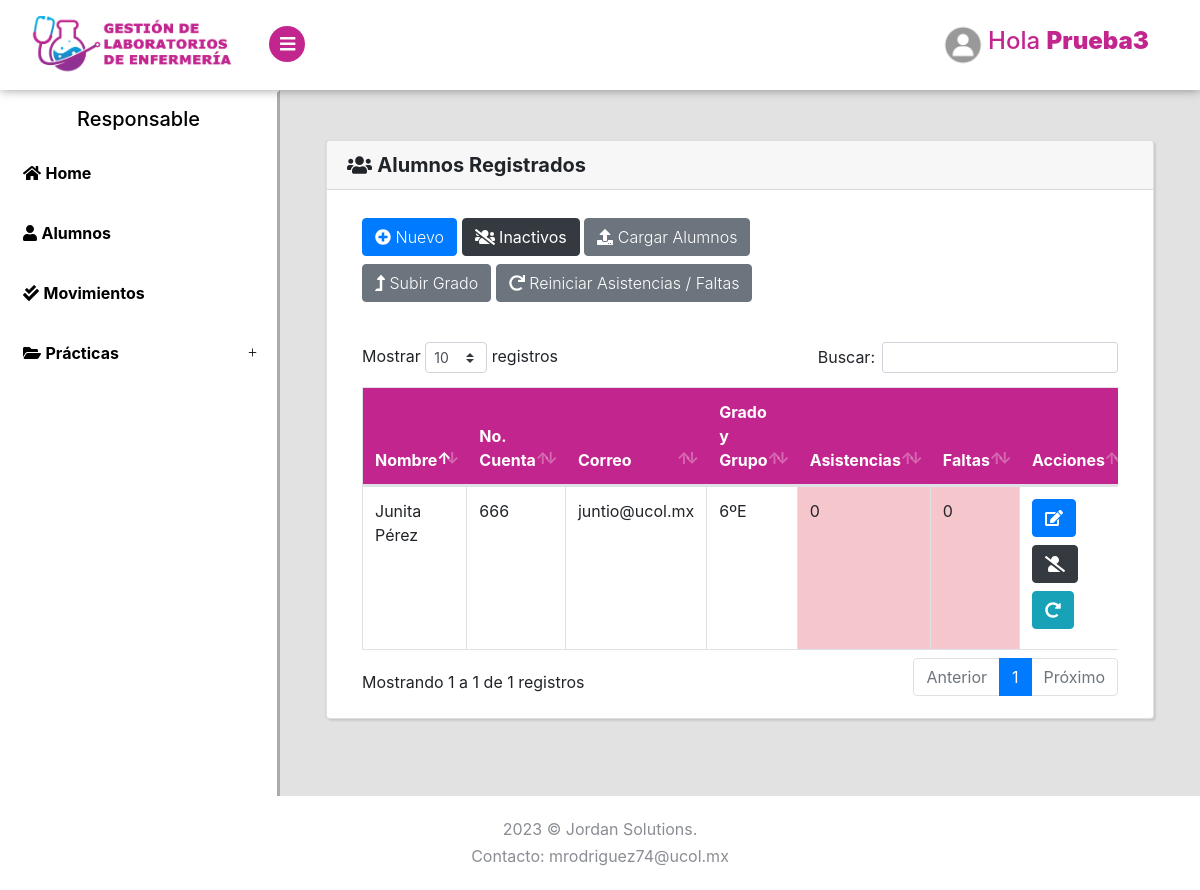
Before: /Alumnos/Listar (signed in) with the older database file.
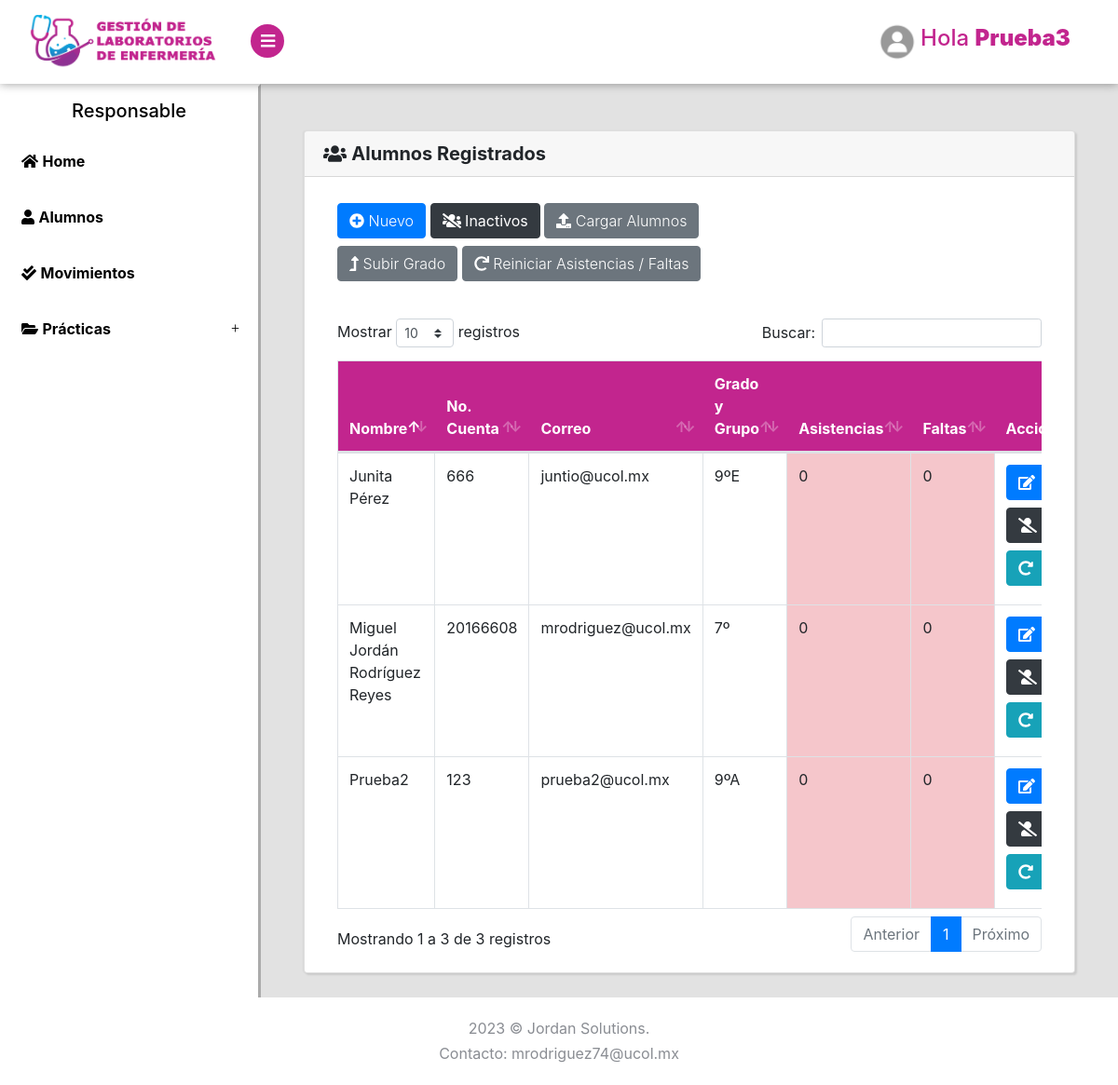
After: the same page with the newer database file.
### tables this page shows
CREATE TABLE `alumnos` (
  `id` int(11) NOT NULL,
  `usuario` varchar(20) NOT NULL,
  `nombre` varchar(100) NOT NULL,
  `correo` varchar(100) NOT NULL,
  `grado` int(2) NOT NULL,
  `grupo` varchar(10) NOT NULL,
  `asistencias` int(3) NOT NULL DEFAULT 0,
  `faltas` int(3) NOT NULL DEFAULT 0,
  `rol` int(2) NOT NULL DEFAULT 1,
  `clave` varchar(150) NOT NULL,
  `estado` tinyint(4) NOT NULL DEFAULT 1,
  `perfil` varchar(150) NOT NULL DEFAULT 'perfil.jpg'
);

### index.php (called while the page is built, shortened)
<?php
require_once("Helpers/Helpers.php");
$url = isset($_GET['url']) ? $_GET['url'] : "Login/login";
$arrUrl = explode("/", $url);
$controller = $arrUrl[0];
$methop = $arrUrl[0];
if (isset($arrUrl[1])) {
    if ($arrUrl[1] != "") {
        $methop = $arrUrl[1];
    }
}
require_once("Libraries/Core/Load.php");
?>

### Libraries/Core/Controllers.php (called while the page is built, shortened)
<?php
class Controllers{
    public function loadModel()
    {
        $model = get_class($this)."Model";
        $routClass = "Models/".$model.".php";
    }
}
?>

### Libraries/Core/Conexion.php (called while the page is built)
<?php
class Conexion{
    private $conect;
    public function __construct()
    {
      $conexion = "mysql:host=".HOST.";dbname=".BD.";.CHARSET.";
      try {
          $this->conect = new PDO($conexion, DB_USER, PASS);
          $this->conect->setAttribute(PDO::ATTR_ERRMODE, PDO::ERRMODE_EXCEPTION);
      } catch (PDOException $e) {
          $this->conect = "Error en la conexion";
          echo "Error: " . $e->getMessage();
      }
    }
    public function conect()
    {
        return $this->conect;
    }
}
?>

### Libraries/Core/Mysql.php (called while the page is built, shortened)
<?php
class Mysql extends Conexion{
    private $conexion;
    function __construct()
    {
        $this->conexion = new Conexion();
        $this->conexion = $this->conexion->conect();
    }
    public function select(string $query){
        $this->strquery = $query;
        $result = $this->conexion->prepare($this->strquery);
        $result->execute();
        $data = $result->fetch(PDO::FETCH_ASSOC);
        return $data;
    }
    public function select_all(string $query){
        $this->strquery = $query;
        $result = $this->conexion->prepare($this->strquery);
        $result->execute();
        $data = $result->fetchall(PDO::FETCH_ASSOC);
        return $data;
    }
}
?>

### Helpers/Helpers.php (called while the page is built)
<?php
function base_url()
{
    return BASE_URL;
}
function encabezado($data="")
{
    $VistaH = "Views/Template/header.php";
    require_once($VistaH);
}
function pie($data="")
{
    $VistaP = "Views/Template/footer.php";
    require_once($VistaP);
}
?>

### Libraries/Core/Views.php (called while the page is built)
<?php
class Views{
    function getView($controller, $view, $alert="", $data1 = "", $data2 = "", $data3 = "", $data4 = "", $data5 = "")
    {
        $controller = get_class($controller);
        if ($controller == "Login") {
            $view = "Views/".$view.".php";
        }else{
            $view = "Views/" . $controller . "/" . $view . ".php";
        }
        require_once($view);
    }
}
?>

### Controller/Alumnos.php (called while the page is built, shortened)
<?php
class Alumnos extends Controllers
{
    public function Listar()
    {
        $data1 = $this->model->selectAlumnos();
        $data2 = $this->model->configuracion();
        $this->views->getView($this, "Listar", "", $data1, $data2);
    }
}
?>

### Models/AlumnosModel.php (called while the page is built, shortened)
<?php
class AlumnosModel extends Mysql{
    public function selectAlumnos()
    {
        $sql = "SELECT * FROM alumnos WHERE estado = 1";
        $res = $this->select_all($sql);
        return $res;
    }
    public function configuracion()
    {
        $sql = "SELECT * FROM configuracion";
        $res = $this->select($sql);
        return $res;
    }
}
?>

### Views/Alumnos/Listar.php (the view, shortened to what this page needs)
<?php encabezado() ?>
<?php if($_SESSION['rol'] <= 1){ ?>
<div class="page-content bg-light">
    <section>
        <div class="container-fluid container-fluidwelcome"  >
            <div class="row">
                <div class="col-lg-4 mt-2">
                </div>
                <div class="col-lg-4 mt-2">
                <img src="../assets/img/unicornio.png" style="height: 400px; ">
                <h2 class="h5 no-margin-bottom" style="text-align: center">Error: No tienes autorización para ingresar a esta página</h2>
                </div>
                <div class="col-lg-4 mt-2">
                </div>
            </div>
        </div>
    </section>
</div>
<?php }  else { ?>
<div class="page-content">
    <section>
        <div class="card container-fluid2">
            <h5 class="card-header"><i class="fas fa-users"></i> <strong>Alumnos Registrados</strong></h5>
            <div class="card-body">
                <div class="container-fluid ">
                    <div class="row">
                        <div class="col-lg-12 mt-2">
                            <div class="row">
                                <div class="col-lg-8 mb-2">
                                    <button class="btn btn-primary mb-2" type="button" data-toggle="modal" data-target="#nuevo_cliente"><i class="fas fa-plus-circle"></i> Nuevo</button>
                                    <a href="<?php echo base_url(); ?>Alumnos/eliminados" class="btn btn-dark mb-2"><i class="fas fa-users-slash"></i> Inactivos</a>
                                    <button class="btn btn-secondary mb-2" type="button" data-toggle="modal" data-target="#alumnos"><i class="fas fa-upload"></i> Cargar Alumnos</button>
                                    <form action="<?php echo base_url() ?>Alumnos/subirgrado" method="post" class="d-inline subir">
                                        <button type="submit" class="btn btn-secondary mb-2"><i class="fas fa-level-up-alt"></i> Subir Grado</button>
                                    </form>
                                    <form action="<?php echo base_url() ?>Alumnos/reiniciarhoras" method="post" class="d-inline horas">
                                        <button type="submit" class="btn btn-secondary mb-2"><i class="fas fa-redo"></i> Reiniciar Asistencias / Faltas</button>
                                    </form>
                                </div>
                                <div class="col-lg-4">
                                </div>
                            </div>
                            <div class="table-responsive mt-4">
                                <table class="table table-hover table-bordered" id="Table">
                                    <thead class="thead-personality">
                                        <tr>
                                            <th>Nombre</th>
                                            <th>No. Cuenta</th>
                                            <th>Correo</th>
                                            <th>Grado y Grupo</th>
                                            <th>Asistencias</th>
                                            <th>Faltas</th>
                                            <th>Acciones</th>
                                        </tr>
                                    </thead>
                                    <tbody>
                                        <?php foreach ($data1 as $us) { ?>
                                        <?php if($_SESSION['rol'] >= $us['rol']){ ?>
                                            <tr>
                                                <td><?php echo $us['nombre']; ?></td>
                                                <td><?php echo $us['usuario']; ?></td>
                                                <td><?php echo $us['correo']; ?></td>
                                                <td><?php echo $us['grado'], 'º', $us['grupo'];?></td>
                                                <?php if($us['asistencias'] <= ($data2['aminimas'])/2 ){ ?>
                                                <td class="table-danger"><?php echo $us['asistencias']; ?></td>
                                                <?php }  elseif ($us['asistencias'] < $data2['aminimas']){ ?>
                                                <td class="table-warning"><?php echo $us['asistencias']; ?></td>
                                                <?php }  else { ?>
                                                <td class="table-success"><?php echo $us['asistencias']; ?></td>
                                                <?php } ?>
                                                <?php if($us['faltas'] <= ($data2['aminimas'])/2){ ?>
                                                <td class="table-danger"><?php echo $us['faltas']; ?></td>
                                                <?php }  else {if($us['faltas'] < $data2['aminimas']){ ?>
                                                <td class="table-warning"><?php echo $us['faltas']; ?></td>
                                                <?php }  else { ?>
                                                <td class="table-success"><?php echo $us['faltas']; ?></td>
                                                <?php } }?>
                                                <td>
                                                    <a title="Editar" href="<?php echo base_url() ?>Alumnos/editar?id=<?php echo $us['id']; ?>" class="btn btn-primary mb-2"><i class="fas fa-edit"></i></a>
                                                    <form action="<?php echo base_url() ?>Alumnos/eliminar?id=<?php echo $us['id']; ?>" method="post" class="d-inline elim">
                                                        <button title="Inactivar" type="submit" class="btn btn-dark mb-2"><i class="fas fa-user-slash"></i></button>
                                                    </form>
                                                    <form action="<?php echo base_url() ?>Alumnos/restablecer?id=<?php echo $us['id']; ?>" method="post" class="d-inline rest">
                                                        <button title="Restablecer contraseña" type="submit" class="btn btn-info mb-2"><i class="fas fa-redo-alt"></i></button>
                                                    </form>
                                                </td>
                                            </tr>
                                        <?php } }?>
                                    </tbody>
                                </table>
                            </div>
                        </div>
                    </div>
                </div>
            </div>
        </div>
    </section>
</div>
</div>
<?php } ?>
<?php pie() ?>

### Libraries/Core/Load.php (shortened to what this page needs)
<?php
$controllerFile = "Controller/" . $controller . ".php";
if (file_exists($controllerFile)) {
    $controller = new $controller();
    if (method_exists($controller, $methop)) {
        $controller->{$methop}($params);
    } else {
        require_once("Controller/Error.php");
    }
} else {
    require_once("Controller/Error.php");
}
?>

### Views/Template/header.php (shortened to what this page needs)
<!DOCTYPE html>
<html>
<head>
    <link rel="stylesheet" href="<?php echo base_url(); ?>Assets/css/style.default.css" id="theme-stylesheet">
    <link rel="stylesheet" href="<?php echo base_url(); ?>Assets/css/bootstrap.min.css">
    <link rel="stylesheet" href="<?php echo base_url(); ?>Assets/css/dataTables.bootstrap4.min.css">
</head>
<body>
    <header class="main-header">
        <nav class="sb-topnav navbar navbar-expand-lg" style="border: none; box-shadow: 0px 0px 10px 0px rgba(0, 0, 0, 0.40); background: white; padding: 10px 16px;">
        <div class="container-fluid d-flex align-items-center justify-content-between">
                <div class="navbar-header">
                    <?php if ($_SESSION['rol'] != 1) {?>
                    <a href="<?php echo base_url(); ?>Dashboard/Listar" class="navbar-brand">
                        <img src="../Assets/img/logo2.png" style="height: 60px;">
                    </a>
                    <button class="sidebar-toggle" style="background: #c2258e; color: white; border: none;"><i class="fas fa-bars"></i></button>
                    <?php } else {?>
                        <a href="<?php echo base_url(); ?>Dashboard/Alumnos" class="navbar-brand">
                        <img src="../Assets/img/logo2.png" style="height: 60px;">
                    </a>
                    <?php }?>
                </div>
        <div class="list-inline-item">
            <ul class="navbar-nav ml-auto">
                <li class="nav-item dropdown">
                    <?php if ($_SESSION['rol'] != 1) {?>
                            <a class="nav-link dropdown-toggle" id="userDropdown" href="#" role="button" data-toggle="dropdown" aria-haspopup="true" aria-expanded="false"><img src="<?php echo base_url(); ?>/Assets/img/perfiles/<?php echo $_SESSION['perfil']; ?>" alt="..." class="img-fluid rounded-circle" style="height: 50px;"><span class="text-primary"><h4 style="color: #c2258e;">Hola  <strong><b><?php echo $_SESSION['nombre']; ?></b></strong></h4></span></a>
                        <?php }?>
                </li>
            </ul>
        </div>
    </nav>
    </header>
    <div class="d-flex align-items-stretch">
        <?php if ($_SESSION['rol'] != 1) {?>
        <nav id="sidebar" style="border: outset; background: white; color: black; border-color: white;">
            <div class="sidebar-header d-flex align-items-center p-1">
                <div class="title" style="    padding: 10px 0 0 70px">
                    <h5 class="h5"><?php if ($_SESSION['rol'] == 5) {
                                            echo "Administrador";
                                        } elseif ($_SESSION['rol'] == 4) {
                                            echo "Gestor";
                                        } elseif ($_SESSION['rol'] == 3) {
                                            echo "Vendedor";
                                        } elseif ($_SESSION['rol'] == 2) {
                                            echo "Responsable";
                                        } ?></h5>
                </div>
            </div>
            <ul class="list-unstyled" style="margin-bottom: 5rem;">
                <li><a href="<?php echo base_url(); ?>Dashboard/Listar"> <i class="fas fa-home"></i> <strong class="text-black"> Home </strong></a></li>
                <li><a href="<?php echo base_url(); ?>Alumnos/Listar"> <i class="fas fa-user"></i> <strong class="text-black"> Alumnos </strong></a></li>
                <?php if($_SESSION['rol'] > 1){ ?>
                <li><a href="<?php echo base_url(); ?>Movimientos/Listar"><i class="fas fa-check-double"></i> <strong class="text-black"> Movimientos </strong></a></li>
                <li><a href="#DropdownCotizaciones" aria-expanded="false" data-toggle="collapse"> <i class="fas fa-folder-open"></i> <strong class="text-black"> Prácticas </strong></a>
                </li>
                <?php } ?>
            </ul>
        </nav>
    <?php } ?>

### Views/Template/footer.php (shortened to what this page needs)
<footer class="footer"">
    <div class="footer__block block no-margin-bottom" style="border: none; box-shadow: 10px 0px 0px 0px rgba(0, 0, 0, 0.40); background: white;">
        <div class="container-fluid text-center">
            <p class="no-margin-bottom"><?php echo date("Y"); ?> &copy; Jordan Solutions.</p>
            <p class="no-margin-bottom">Contacto: mrodriguez74@ucol.mx</p>
        </div>
    </div>
</footer>
</body>
</html>

Changed rows visible on the page:
changed alumnos "Junita Pérez": grado "6" → "9"
added alumnos: nombre "Miguel Jordán Rodríguez Reyes", usuario "20166608", correo "mrodriguez@ucol.mx", grado "7", asistencias "0", faltas "0"
added alumnos: nombre "Prueba2", usuario "123", correo "prueba2@ucol.mx", grado "9", grupo "A", asistencias "0", faltas "0"
Other visible differences:
text written by a page script: "Mostrar registros Buscar: Mostrando 1 a 1 de 1 registros Anterior 1 Próximo" → "Mostrar registros Buscar: Mostrando 1 a 3 de 3 registros Anterior 1 Próximo"
